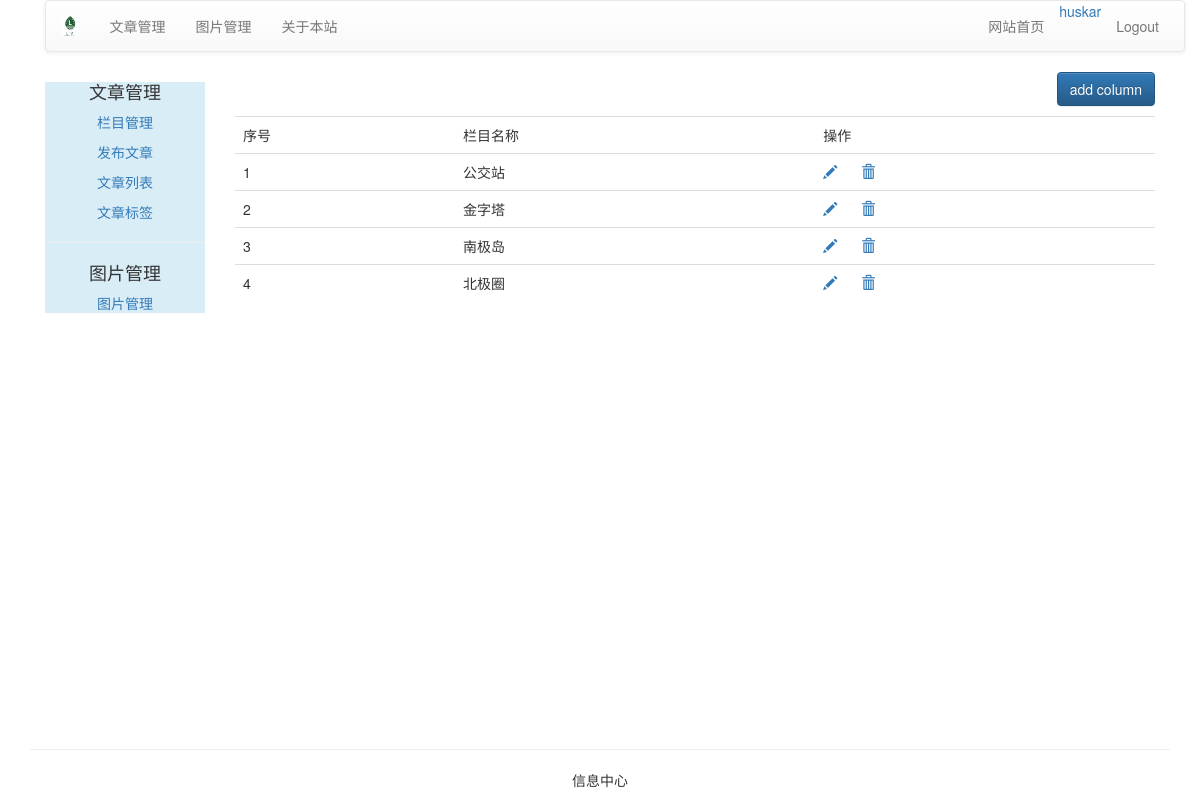
The app's page /blog/article/article-column/ (signed in) with its own data.
### article/models.py (models this page shows, shortened)
class ArticleColumn(models.Model):
    user = models.ForeignKey(User, related_name='article_column', on_delete=models.PROTECT)
    column = models.CharField(max_length=200)
    created = models.DateField(auto_now_add=True)

### article/views.py (the view, shortened to what this page needs)
@login_required(login_url='/account/login/')
@csrf_exempt
def article_column(request):
    if request.method == "GET":
        columns = ArticleColumn.objects.filter(user=request.user)
        column_form = ArticleColumnForm()
        return render(request, "article/article_column.html", {"columns": columns, "column_form": column_form})

### templates/article/article_column.html (shortened to what this page needs)
{% extends "article/base.html" %}
{% load  staticfiles %}
{% block content %}
<div>
    <p class="text-right"><button id="add_column" onclick="add_column()" class="btn btn-primary">add column</button> </p>
    <table class="table table-hover">
        <tr>
            <td>序号</td>
            <td>栏目名称</td>
            <td>操作</td>
        </tr>
        {% for column in columns %}
        <tr>
            <td>{{ forloop.counter }}</td>
            <td>{{  column.column }}</td>
            <td>
                <a name="edit" href="javascript:" onclick="edit_column(this, {{ column.id }})">
                    <span class="glyphicon glyphicon-pencil"></span>
                </a>
                <a name="delete" href="javascript:" onclick="del_column(this, {{ column.id }})">
                    <span class="glyphicon glyphicon-trash" style="margin-left: 20px;"></span>
                </a>
            </td>
        </tr>
        {% empty %}
        <p>目前还没有设置栏目</p>
        {% endfor %}
    </table>
</div>
{% endblock %}

### templates/article/header.html
{% load  staticfiles %}
<div class="container">
    <nav class="navbar navbar-default" role="navigation">
        <div class="navbar-header">
            <a class="navbar-brand" href=""><img src="{% static 'image/logo.png' %}" height="100%"></a>
        </div>
        <div>
            <ul class="nav navbar-nav" role="tablist">
                <li><a href="{% url 'article:article_column' %}">文章管理</a> </li>
                <li><a href="{% url 'image:list_images' %}">图片管理</a></li>
                <li><a href="{% url 'course:about' %}">关于本站</a></li>
            </ul>
            <ul class="nav navbar-nav navbar-right" style="margin-right: 10px">
                <li><a href="{% url 'blog:blog_title' %}">网站首页</a></li>
                <li><span> <a href="{% url 'account:edit_my_information' %}">{{ user.username }}</a></span></li>
                <li><a href="{% url 'account:user_login' %}">Logout</a></li>
            </ul>
        </div>
    </nav>
</div>

### records on screen
ArticleColumn: column "公交站"
ArticleColumn: column "金字塔"
ArticleColumn: column "南极岛"
ArticleColumn: column "北极圈"

### other values on screen
{{ user.username }} "huskar"
